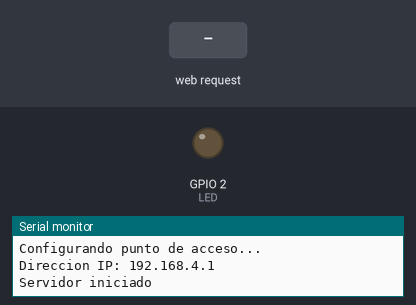
The sketch below on a simulated ESP32. Shown: output pins drawn as LEDs (lit = HIGH), the last lines printed to the serial monitor. The test bench sets the inputs (shaded band).

Above: at 1.2 s.
1.3 s: HTTP request GET /H received
At 1.9 s:
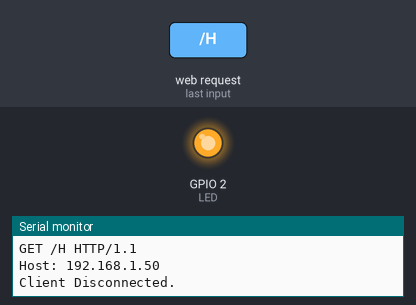
2.8 s: HTTP request GET /L received
At 4.2 s:
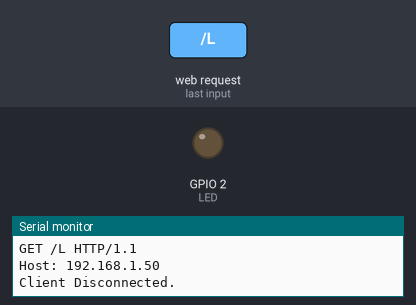
Timing chart, 0 to 5.8 s (numbered marks = the images above; inputs shaded):
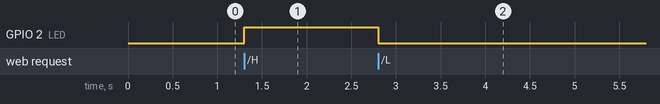

Measured:
- after the input at 1.3 s, GPIO 2 (LED): LOW → HIGH at once
- after the input at 2.8 s, GPIO 2 (LED): HIGH → LOW at once

The sketch:

wifi2.ino
```cpp
//DECLARACIONES
#include <WiFi.h>
#include <WiFiClient.h>
#include <WiFiAP.h>

//DEFINICIONES
#define LED 2

const char *ssid = "Equipo 4";
const char *password = "mi contraseña";

WiFiServer server(80);


//CONFIGURACIONES
void setup() {
  pinMode(LED, OUTPUT);

  Serial.begin(115200);
  Serial.println();
  Serial.println("Configurando punto de acceso...");

  WiFi.softAP(ssid, password);
  IPAddress myIP = WiFi.softAPIP();
  Serial.print("Direccion IP: ");
  Serial.println(myIP);
  server.begin();

  Serial.println("Servidor iniciado");
}

//BUCLE PRINCIPAL
void loop() {
  WiFiClient client = server.available();   //Esperar clientes entrantes

  if (client) {                             // si se conecta un cliente,
    Serial.println("Nuevo Cliente.");       // imprimir un mensaje en el puerto serial
    String currentLine = "";                // crear cadena vacia para guardar datos del cliente
    while (client.connected()) {            // ciclar mientras el cliente esta conectado
      if (client.available()) {             // si hay bytes para leer del cliente,
        char c = client.read();             // leer un byte, entonces
        Serial.write(c);                    // imprimirlo en el monitor serial
        if (c == '\n') {                    // si el byte es una nueva linea...

          // si el caracter actual es un final de linea, se tienen dos finales de linea seguidos
          // ese es el final de la petición HTTP del cliente, entonces se debe enviar respuesta:
          if (currentLine.length() == 0) {
            // Los encabezados HTTP siempre inician con un código de respuesta (HTTP/1.1 200 OK)
            client.println("HTTP/1.1 200 OK");
            // y un tipo de contenido para que el cliente sepa el contenido que le enviarán, luego una línea en blanco:
            client.println("Content-type:text/html");
            client.println();

            // el contenido de la respuesta HTTP va después de la respuesta:
            // mostrar un texto con un hipervinculo para encender el LED
            client.print("Click <a href=\"/H\">aqui</a> para encender el LED.<br>");
            // mostrar un texto con un hipervinculo para apagar el LED
            client.print("Click <a href=\"/L\">aqui</a> para apagar LED.<br>");

            // La respuesta HTTP termina con otra linea en blanco:
            client.println();
            // romper el bucle
            break;
          } else {    // si se detecta una nueva linea, limpiarla:
            currentLine = "";
          }
        } else if (c != '\r') {  // si se detecta cualquier cosa, excepto un retorno de carro,
          currentLine += c;      // añadirlo a la línea actual
        }

        // Revisar si la petición del cliente fue "GET /H" o "GET /L":
        if (currentLine.endsWith("GET /H")) {
          digitalWrite(LED, HIGH);               // GET /H enciende el LED
        }
        if (currentLine.endsWith("GET /L")) {
          digitalWrite(LED, LOW);                // GET /L apaga el LED
        }
      }
    }
    // cerrar la conexión:
    client.stop();
    Serial.println("Client Disconnected.");
  }
}
```
